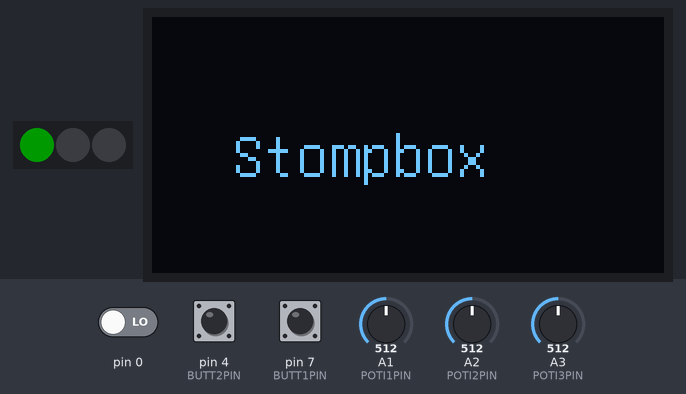
Bench run of a program on a simulated SparkFun Pro Micro, built with avr-gcc and run on an emulated ATmega32U4. Parts: 3 RGB LEDs in strip order, left to right, 128×64 one-colour display. The test bench sets the inputs (shaded band); at power-on: pin 4 (BUTT2PIN) HIGH, pin 7 (BUTT1PIN) HIGH, pin 0 LOW, A1 (POTI1PIN) = 512, A2 (POTI2PIN) = 512, A3 (POTI3PIN) = 512. Dim RGB values are drawn brighter than linear; the strip is taken to match the declared colour order; what the program prints to the serial monitor is not drawn.

Above: at 2.2 s.
2.3 s: pin 4 (BUTT2PIN) pulled LOW for 1 s
At 2.6 s:
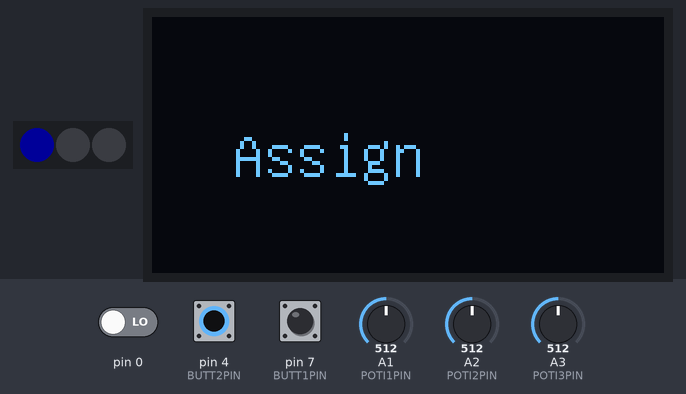
4.8 s: pin 4 (BUTT2PIN) pulled LOW for 0.15 s
At 6.0 s:
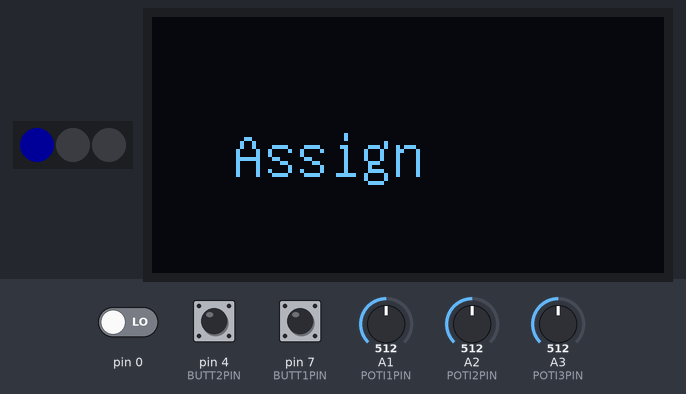
6.4 s: pin 7 (BUTT1PIN) pulled LOW for 3.2 s
At 10.4 s:
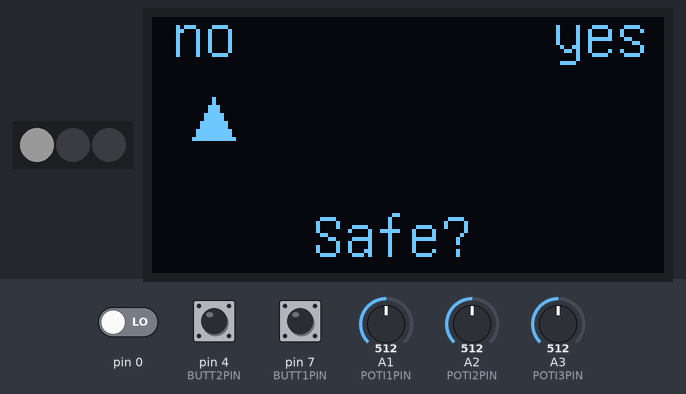
11.1 s: pin 7 (BUTT1PIN) pulled LOW for 0.15 s
At 11.35 s:
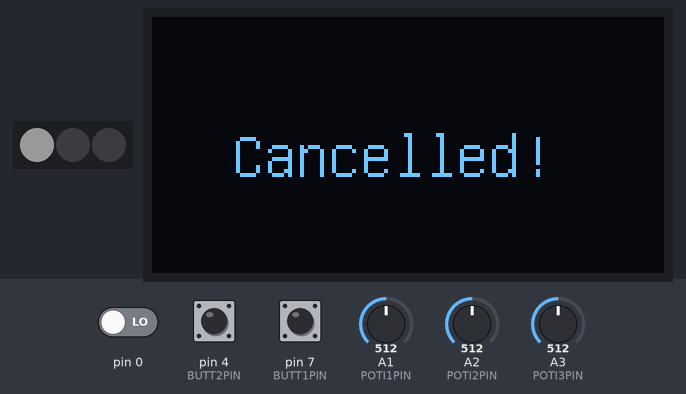
13.0 s: pin 4 (BUTT2PIN) pulled LOW for 3.2 s
At 13.59 s:
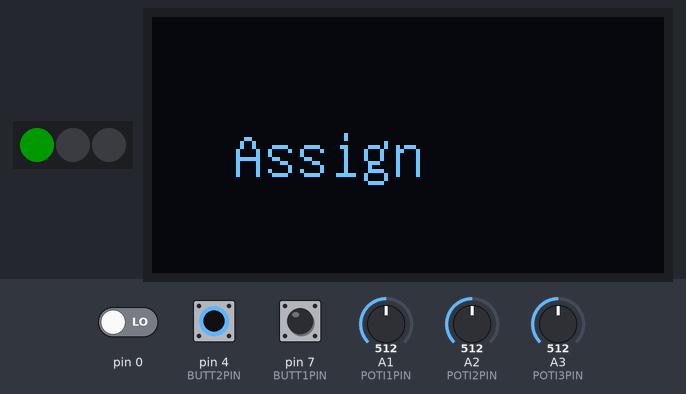
17.7 s: pin 4 (BUTT2PIN) driven LOW and pin 7 (BUTT1PIN) driven LOW
At 18.17 s:
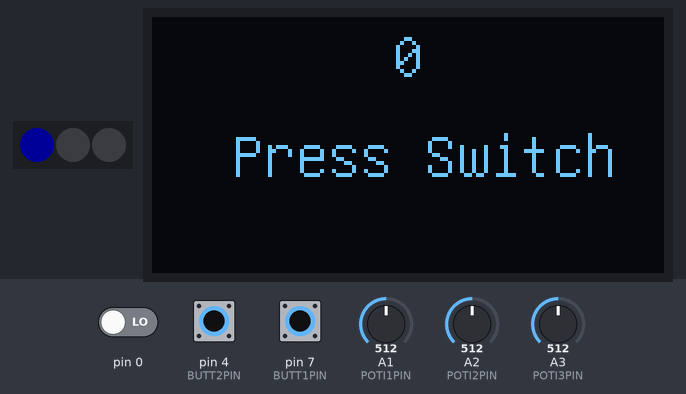
Timing chart, 0 to 21.7 s (numbered marks = the images above; inputs shaded):
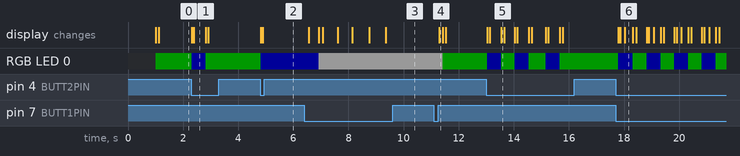

The program:

main.cpp
```cpp
// (licence header left out)
// Permission to use, copy, modify, and/or distribute this software for any
// purpose with or without fee is hereby granted, provided that the above
// copyright notice and this permission notice appear in all copies.

// THE SOFTWARE IS PROVIDED "AS IS" AND THE AUTHOR DISCLAIMS ALL WARRANTIES
// WITH REGARD TO THIS SOFTWARE INCLUDING ALL IMPLIED WARRANTIES OF
// MERCHANTABILITY AND FITNESS. IN NO EVENT SHALL THE AUTHOR BE LIABLE FOR
// ANY SPECIAL, DIRECT, INDIRECT, OR CONSEQUENTIAL DAMAGES OR ANY DAMAGES
// WHATSOEVER RESULTING FROM LOSS OF USE, DATA OR PROFITS, WHETHER IN AN
// ACTION OF CONTRACT, NEGLIGENCE OR OTHER TORTIOUS ACTION, ARISING OUT OF
// OR IN CONNECTION WITH THE USE OR PERFORMANCE OF THIS SOFTWARE.

//TODO:
//Aufräumen, besser kommentieren
//Led Farbe wird nicht richtig gespeichert bzw. geladen
//LFO Funktion integrieren
//Integration der MenuLEDs
//externe Expressionanschlüsse integrieren
//externe I2C Client geräte einbinden
//Lizenz überprüfen


#define POTI1PIN 19
#define POTI2PIN 20
#define POTI3PIN 21
#define SWITCH1PIN 15
#define SWITCH2PIN 14
#define BUTT1PIN 7
#define BUTT2PIN 4

#define NEOPIXELPIN 16
#define NUM_LEDS 3
#define EEPRROMSWITCHSTART 200

#include "Arduino.h"
#include "EEPROM.h"
#include "U8glib.h"
#include "Button.h"
#include "SwitchButton.h"
#include "Mode.h"
#include "Adafruit_NeoPixel.h"

Adafruit_NeoPixel pixels(NUM_LEDS, NEOPIXELPIN, NEO_RGB + NEO_KHZ800);

uint8_t potiPins[] = {POTI1PIN, POTI2PIN, POTI3PIN};
Mode menu(BUTT1PIN, BUTT2PIN, potiPins);

SwitchButton internalSwitch[2];

U8GLIB_SH1106_128X64 u8g(U8G_I2C_OPT_NO_ACK);	// Display which does not send ACK
Button testButton;
bool printDisplay = true;
uint8_t displayMode;
char charDisplayHelper[4];
bool safeOrDontSafe;

struct assign
{
  uint8_t whichSwitch;
  uint8_t ledNumber;
  uint8_t color[3];//0 r, 1 g, 2 b
  uint8_t mode;
  uint8_t channel;
  uint8_t value1;
  uint8_t value2min;
  uint8_t value2max;
  uint16_t speed;
  uint8_t expressionInputPin;
}assignToSwitch;

void safeSwitchToEEprom()
{
  EEPROM.put(EEPRROMSWITCHSTART + (assignToSwitch.whichSwitch*20), assignToSwitch);
  internalSwitch[assignToSwitch.whichSwitch].setSwitch(assignToSwitch.whichSwitch , assignToSwitch.ledNumber, assignToSwitch.color[0], assignToSwitch.color[1], assignToSwitch.color[2], assignToSwitch.mode, assignToSwitch.channel, assignToSwitch.value1, assignToSwitch.value2min, assignToSwitch.value2max, assignToSwitch.speed, assignToSwitch.expressionInputPin);
}

void loadSwitchesAtStart()
{
  for (size_t i = 0; i < 2; i++)//interne Switches
  {
    EEPROM.get(EEPRROMSWITCHSTART + (i*20), assignToSwitch);
    internalSwitch[i].setSwitch(assignToSwitch.whichSwitch , assignToSwitch.ledNumber, assignToSwitch.color[0], assignToSwitch.color[1], assignToSwitch.color[2], assignToSwitch.mode, assignToSwitch.channel, assignToSwitch.value1, assignToSwitch.value2min, assignToSwitch.value2max, assignToSwitch.speed, assignToSwitch.expressionInputPin);
  }
}

void printLED(uint8_t led, uint8_t red, uint8_t green, uint8_t blue)
{
  pixels.setPixelColor(led, pixels.Color(red, green, blue));
  pixels.show();
}

void valueToChar(uint16_t value)
{
  itoa(value, charDisplayHelper, 10);
}

uint16_t getPotiValue(uint8_t poti, uint16_t min, uint16_t max)
{
  uint16_t returnValue;
  if ((max-min) >=  5)
  {
    returnValue = map(analogRead(poti), 0, 1023, min, max);
  }
  else
  {
    returnValue = map(analogRead(poti), 0, 700, min, max);
  }
    return returnValue;
}

void draw(uint8_t display) {
  u8g.setFont(u8g_font_unifont);
  switch (display)
  {
  case 0:
    u8g.drawStr( 20, 40, "Stompbox");
    printLED(0, 0, 127, 0);
    break;
  case 1:
    u8g.drawStr( 20, 40, "Assign");
    printLED(0, 0, 0, 127);
    break;
  case 2:
    u8g.drawStr( 20, 40, "Press Switch");
    valueToChar(assignToSwitch.whichSwitch);
    u8g.drawStr(60, 15, charDisplayHelper);
    break;
  case 3:
    printDisplay = true;
    u8g.drawStr(40, 40, "Color");
    uint8_t colors[3];
    for (size_t i = 0; i < 3; i++)
    {
      uint8_t printValue = map(analogRead(potiPins[i]), 0, 1023, 0, 255);
      valueToChar(printValue);
      u8g.drawStr(5+(i*40), 15, charDisplayHelper);
      switch (i)
      {
      case 0:
      colors[0] = printValue;
        break;
      case 1:
      colors[1] = printValue;
        break;
      case 2:
      colors[2]= printValue;
        break;
      default:
        break;
      }
    }
    for (size_t i = 0; i < 3; i++)
    {
      assignToSwitch.color[0] = colors[i];
    }
    printLED(assignToSwitch.ledNumber, colors[0], colors[1], colors[2]);
    printLED(0, colors[0], colors[1], colors[2]);
    break;
  case 4:
    {
      printDisplay = true;
      u8g.drawStr(40, 40, "Mode");
      u8g.drawStr(5, 10, "Stomp");
      u8g.drawStr(60, 10, "Exp");
      u8g.drawStr(100, 10, "LFO");
      uint8_t modeValue = getPotiValue(potiPins[0],0,2);
      u8g.drawTriangle(30+(modeValue*40), 20, 25+(modeValue*40), 30, 35+(modeValue*40), 30);
      assignToSwitch.mode = modeValue;
    }
    break;
  case 5://Midi Channel und cc
    printDisplay = true;
    for (size_t i = 0; i < 2; i++)
      {
        uint16_t printMidValue;
        if (i<1)
        {
        printMidValue = map(analogRead(potiPins[i]), 0, 1023, 0, 16);
        assignToSwitch.channel = printMidValue;
        }
        else
        {
        printMidValue = map(analogRead(potiPins[i]), 0, 1023, 0, 127);
        assignToSwitch.value1 = printMidValue;
        }
        valueToChar(printMidValue);
        u8g.drawStr(5+(i*40), 15, charDisplayHelper);
      }
    u8g.drawStr(5,35,"ch");
    u8g.drawStr(45, 35, "cc");

    u8g.drawStr(20, 60, "Midi Setting");
    break;
  case 6:
    printDisplay = true;
    uint8_t yesOrNo;
    yesOrNo = getPotiValue(potiPins[0],0,1);
    Serial.println(yesOrNo);
    u8g.drawTriangle(15+(yesOrNo*95), 20, 10+(yesOrNo*95), 30, 20+(yesOrNo*95), 30);
    u8g.drawStr(5, 10, "no");
    u8g.drawStr(100, 10, "yes");
    u8g.drawStr(40, 60, "Safe?");
    if (yesOrNo == 1)
    {
      safeOrDontSafe = true;
    }
    else
    {
      safeOrDontSafe = false;
    }
    break;
  case 7:
    u8g.drawStr(40,40,"Saved!");
    break;
  case 8:
    u8g.drawStr(20,40, "Cancelled!");
    break;
  case 10://Expression
    u8g.drawStr(40, 60, "Move Pot");
    break;
  case 11://LFO
    for (size_t i = 0; i < 3; i++)
    {
      uint16_t printLFOValue;
      if (i<2)
      {
      printLFOValue = map(analogRead(potiPins[i]), 0, 1023, 0, 127);
        if (i == 0)
        {
          assignToSwitch.value2min = printLFOValue;
        }
        else
        {
          assignToSwitch.value2max = printLFOValue;
        }
      }
      else
      {
      printLFOValue = map(analogRead(potiPins[i]), 0, 1023, 0, 1023);
      assignToSwitch.speed = printLFOValue;
      }
      valueToChar(printLFOValue);
      u8g.drawStr(5+(i*40), 15, charDisplayHelper);
    }
    u8g.drawStr(5,35,"min");
    u8g.drawStr(45, 35, "max");
    u8g.drawStr(80,35, "speed");
    u8g.drawStr(20, 60, "LFO Setting");
    break;
  default:
    u8g.drawStr(20,20, "Fail");
    break;
  }
}

void setup(void) {
  Serial.begin(9600);
  delay(1000);
  pixels.begin();
  pixels.setBrightness(50);
  if ( u8g.getMode() == U8G_MODE_R3G3B2 ) {
    u8g.setColorIndex(255);     // white
  }
  else if ( u8g.getMode() == U8G_MODE_GRAY2BIT ) {
    u8g.setColorIndex(3);         // max intensity
  }
  else if ( u8g.getMode() == U8G_MODE_BW ) {
    u8g.setColorIndex(1);         // pixel on
  }
  else if ( u8g.getMode() == U8G_MODE_HICOLOR ) {
    u8g.setHiColorByRGB(255,255,255);
  }
  // internalSwitch[0].init(SWITCH1PIN);
  // internalSwitch[1].init(SWITCH2PIN);
  // internalSwitch[0].setSwitchNumber(0);
  // internalSwitch[1].setSwitchNumber(1);
  // internalSwitch[0].setMidi(1,36);
  // internalSwitch[1].setMidi(2,36);
  // internalSwitch[0].setStompboxMode(0);
  // internalSwitch[1].setStompboxMode(0);
  // internalSwitch[0].setColor(0, 180, 0);
  // internalSwitch[1].setColor(0, 0, 180);

  for (size_t i = 0; i < NUM_LEDS; i++)
  {
    printLED(i, 0, 0, 0);
	}
  loadSwitchesAtStart();
}

void loop(void) {
  if (menu.run())
  {
    printDisplay = true;
  }

  switch (menu.getState())
  {
    case 0: //Stompbox
      for (size_t i = 0; i < 2; i++)//internal
      {
        if (internalSwitch[i].runStompbox())
        {
          printLED(internalSwitch[i].getLedNumber(), internalSwitch[i].getColor(0), internalSwitch[i].getColor(1), internalSwitch[i].getColor(2));
          printDisplay = true;
        }
      }
      displayMode = 0;
      break;
    case 1: //Assign
      switch (menu.getSubMenu())
      {
        case 0://Welcome
          displayMode = 1;
          break;
        case 1://Choose Switch
          displayMode = 2;
          for (size_t i = 0; i < 2; i++)
          {
            if (internalSwitch[i].read())
            {
              assignToSwitch.whichSwitch = internalSwitch[i].getSwitchNumber();
              assignToSwitch.ledNumber = internalSwitch[i].getLedNumber();
              printDisplay = true;
            }
          }
          break;
        case 2://Choose Color
          displayMode = 3;
          break;
        case 3://ChooseMode
          displayMode = 4;
          break;
        case 4:
          switch (assignToSwitch.mode)
          {
          case 0:
            menu.subMenuIncrease(1);
            printDisplay = true;
            break;
          case 1://ExpressionConfig
            displayMode = 10;
            printDisplay = true;
            break;
          case 2://LFOConfig
            displayMode = 11;
            printDisplay = true;
            break;
          default:
            Serial.println(assignToSwitch.mode);

            break;
          }
        break;
        case 5://MidiSetting
          displayMode = 5;
          break;
        case 6://Safe
          displayMode = 6;
          break;
        case 7://Result
          if (safeOrDontSafe)
          {
            displayMode = 7;
            safeSwitchToEEprom();
          }
          else
          {
            displayMode = 8;
          }
          menu.subMenuIncrease(1);
          break;
        case 8://Finish Submenu
          //delay(500);
          menu.setStateToZero();
          printDisplay = true;
          menu.run();
          break;
        default:
          break;
      }
    break;
    default:
      Serial.print("Fail");
      break;
  }
  if (printDisplay)
  {
    Serial.print(displayMode);
    printDisplay = false;
    u8g.firstPage();
    do {
      draw(displayMode);
    } while( u8g.nextPage() );

  }

}
```

Measured:
- after the input at 2.3 s, RGB LED 0: RGB(0, 25, 0) → RGB(0, 0, 25) at once, → RGB(0, 25, 0) 0.51 s later
- after the input at 4.8 s, RGB LED 0: RGB(0, 25, 0) → RGB(0, 0, 25) at once
- after the input at 6.4 s, RGB LED 0: RGB(0, 0, 25) → RGB(25, 25, 25) after 0.52 s; the display: first changes after 0.15 s (image 3 shows a later state)
- after the input at 11.1 s, RGB LED 0: RGB(25, 25, 25) → RGB(0, 25, 0) after 0.32 s; the display: changes after 0.19 s (image 4)
- after the input at 13.0 s, RGB LED 0: alternates RGB(0, 25, 0) for 0.56 s and RGB(0, 0, 25) for 0.51 s, 6 changes in all, then stays RGB(0, 25, 0), starting at once
- after the input at 17.7 s, RGB LED 0: alternates RGB(0, 25, 0) for 0.50 s and RGB(0, 0, 25) for 0.51 s, starting after 0.09 s
- what the display in image 1 shows lasts 0.4 s, from 2.4 s to 2.8 s
